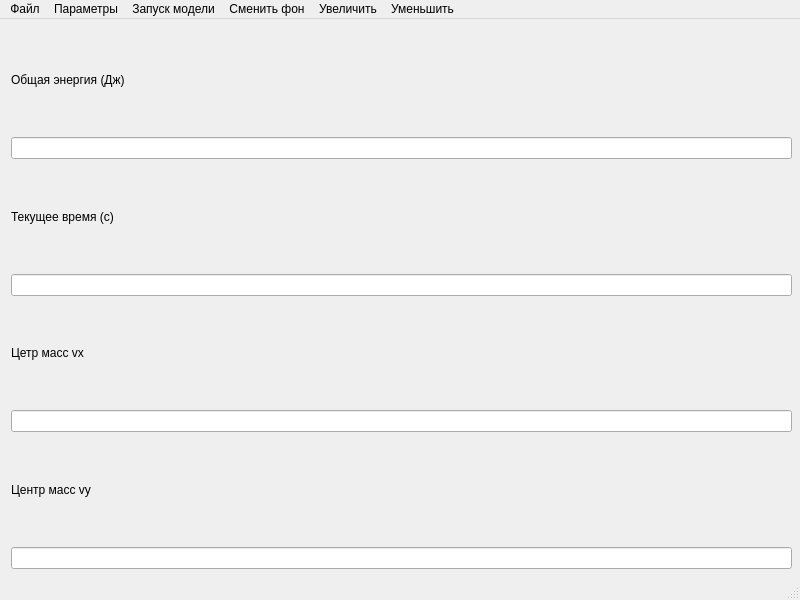
<?xml version="1.0" encoding="UTF-8"?>
<ui version="4.0">
 <class>MainWindow</class>
 <widget class="QMainWindow" name="MainWindow">
  <property name="geometry">
   <rect>
    <x>0</x>
    <y>0</y>
    <width>800</width>
    <height>600</height>
   </rect>
  </property>
  <property name="windowTitle">
   <string>MatMod-SolarSystem</string>
  </property>
  <widget class="QWidget" name="centralwidget">
   <widget class="QWidget" name="horizontalLayoutWidget">
    <property name="geometry">
     <rect>
      <x>11</x>
      <y>9</y>
      <width>781</width>
      <height>541</height>
     </rect>
    </property>
    <layout class="QHBoxLayout" name="horizontalLayout">
     <item>
      <layout class="QVBoxLayout" name="verticalLayout">
       <item>
        <widget class="QLabel" name="label">
         <property name="text">
          <string>Общая энергия (Дж)</string>
         </property>
        </widget>
       </item>
       <item>
        <widget class="QLineEdit" name="lineEdit"/>
       </item>
       <item>
        <widget class="QLabel" name="label_2">
         <property name="text">
          <string>Текущее время (с)</string>
         </property>
        </widget>
       </item>
       <item>
        <widget class="QLineEdit" name="lineEdit_2"/>
       </item>
       <item>
        <widget class="QLabel" name="label_3">
         <property name="text">
          <string>Цетр масс vx</string>
         </property>
        </widget>
       </item>
       <item>
        <widget class="QLineEdit" name="lineEdit_3"/>
       </item>
       <item>
        <widget class="QLabel" name="label_4">
         <property name="text">
          <string>Центр масс vy</string>
         </property>
        </widget>
       </item>
       <item>
        <widget class="QLineEdit" name="lineEdit_4"/>
       </item>
      </layout>
     </item>
    </layout>
   </widget>
  </widget>
  <widget class="QStatusBar" name="statusbar"/>
  <widget class="QMenuBar" name="menubar">
   <property name="geometry">
    <rect>
     <x>0</x>
     <y>0</y>
     <width>800</width>
     <height>22</height>
    </rect>
   </property>
   <widget class="QMenu" name="menu">
    <property name="title">
     <string>Файл</string>
    </property>
    <addaction name="action"/>
    <addaction name="action_2"/>
    <addaction name="action_3"/>
   </widget>
   <widget class="QMenu" name="menu_2">
    <property name="title">
     <string>Параметры</string>
    </property>
   </widget>
   <widget class="QMenu" name="menu_3">
    <property name="title">
     <string>Запуск модели</string>
    </property>
   </widget>
   <widget class="QMenu" name="menu_4">
    <property name="title">
     <string>Сменить фон</string>
    </property>
   </widget>
   <widget class="QMenu" name="menu_5">
    <property name="title">
     <string>Увеличить</string>
    </property>
   </widget>
   <widget class="QMenu" name="menu_6">
    <property name="title">
     <string>Уменьшить</string>
    </property>
   </widget>
   <addaction name="menu"/>
   <addaction name="menu_2"/>
   <addaction name="menu_3"/>
   <addaction name="menu_4"/>
   <addaction name="menu_5"/>
   <addaction name="menu_6"/>
  </widget>
  <action name="action">
   <property name="text">
    <string>Новая система</string>
   </property>
  </action>
  <action name="action_2">
   <property name="text">
    <string>Сохранить</string>
   </property>
  </action>
  <action name="action_3">
   <property name="text">
    <string>Открыть</string>
   </property>
  </action>
 </widget>
 <resources/>
 <connections/>
</ui>
